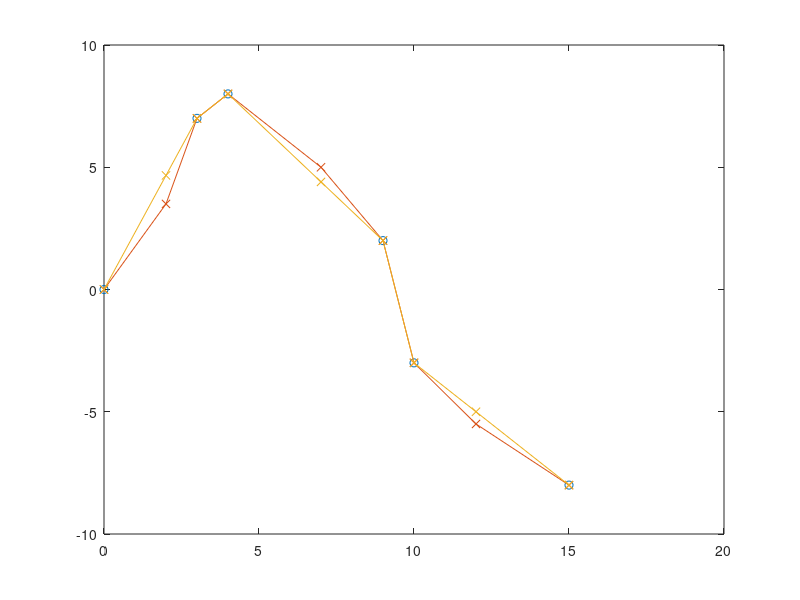

Write the MATLAB code that produced this figure.
%% Fill Missing Values with Unequal Spacing
% Instructions are in the task pane to the left. Complete and submit each task one at a time.
% This code sets up the activity.
x = [0 2 3 4 7 9 10 12 15];
y = [0 NaN 7 8 NaN 2 -3 NaN -8];
plot(x,y,"o")
%% Task 1
z=fillmissing(y,"linear")
%% Task 2
hold on
plot(x,z,"x-")
hold off
%% Task 3
z = fillmissing(y,"linear","SamplePoints",x)
%% Task 4
hold on
plot(x,z,"x-")
hold off